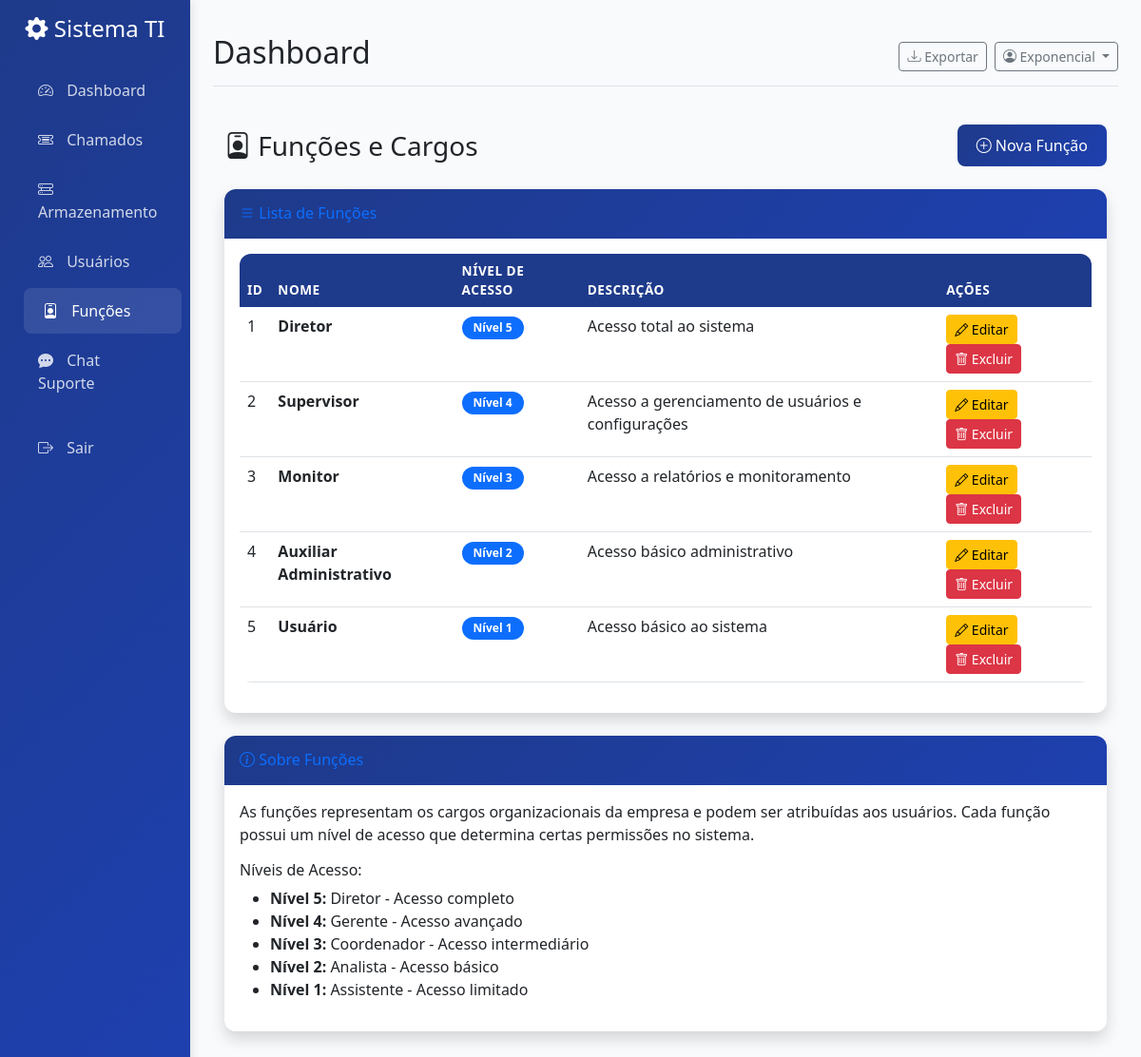
Page /funcoes/ (signed in) on the earlier database version.
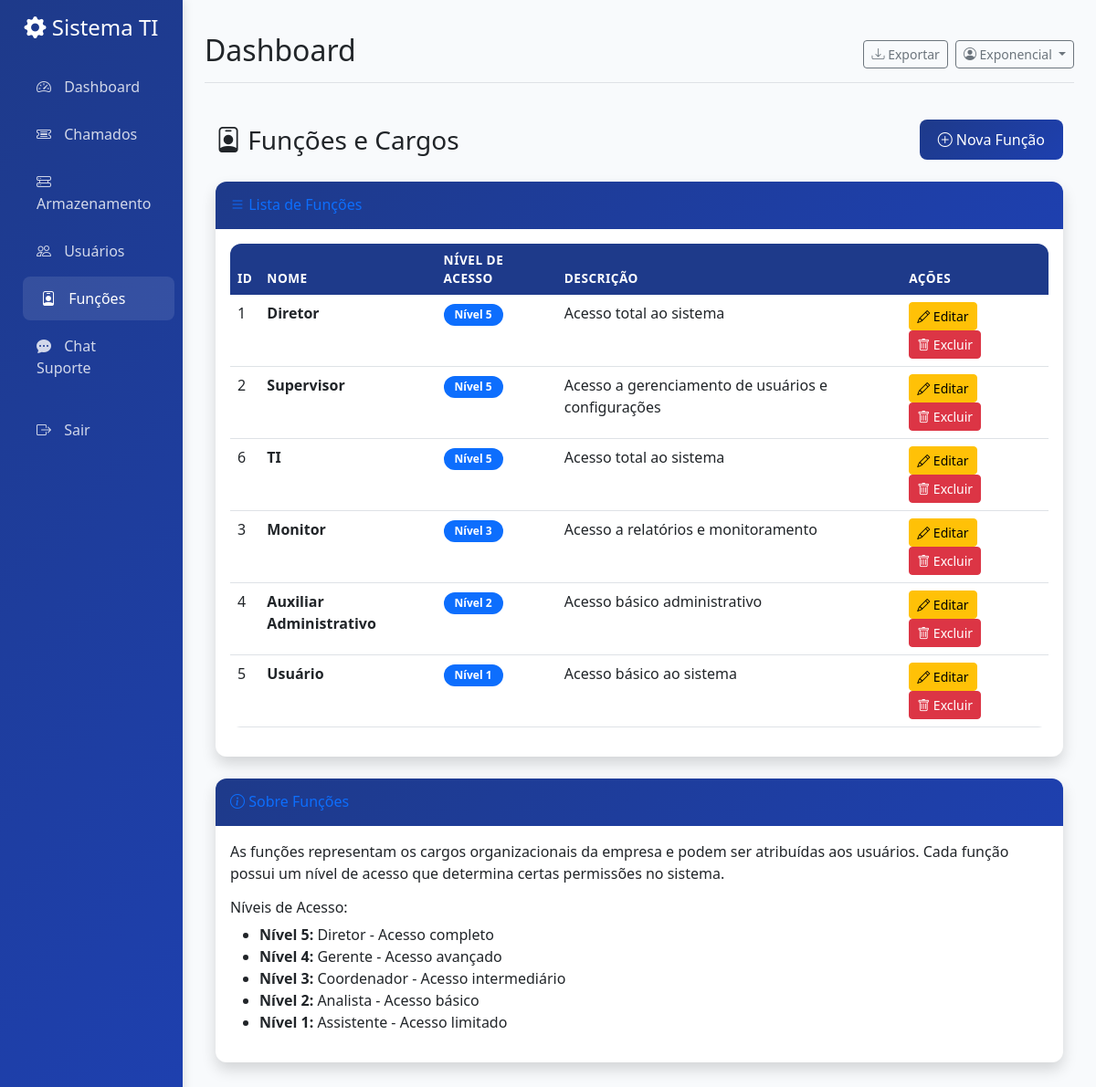
Same page on the later database version.
### tables this page shows
CREATE TABLE funcoes (
                id INTEGER PRIMARY KEY AUTOINCREMENT,
                nome TEXT NOT NULL UNIQUE,
                nivel_acesso INTEGER NOT NULL DEFAULT 1,
                descricao TEXT,
                created_at TIMESTAMP NOT NULL DEFAULT CURRENT_TIMESTAMP,
                updated_at TIMESTAMP NOT NULL DEFAULT CURRENT_TIMESTAMP
            );

### routes/funcao_routes.py (the view)
@funcao_bp.route('/')
@login_required
@admin_required
def listar_funcoes():
    conn = get_db_connection()
    funcoes_rows = conn.execute('SELECT * FROM funcoes ORDER BY nivel_acesso DESC').fetchall()
    conn.close()
    funcoes = [Funcao.from_db_row(row) for row in funcoes_rows]
    return render_template('funcoes.html', funcoes=funcoes)

### app.py (called while the page is built)
def get_user_role():
    if 'user_id' not in session:
        return None
    return session.get('role')

def is_admin():
    return get_user_role() == 'admin'

def can_access_chamados():
    role = get_user_role()
    return role in ['admin', 'diretor', 'supervisor', 'tech', 'administrativo', 'user']

def can_access_storage():
    role = get_user_role()
    return role in ['admin', 'diretor', 'supervisor', 'tech']

def can_access_funcoes():
    return get_user_role() == 'admin'

def can_access_chat():
    role = get_user_role()
    return role in ['admin', 'diretor', 'supervisor', 'tech', 'administrativo']

### models/funcao.py (called while the page is built)
    @classmethod
    def from_db_row(cls, row):
        if not row:
            return None
        return cls(
            id=row['id'],
            nome=row['nome'],
            nivel_acesso=row['nivel_acesso'],
            descricao=row['descricao'],
            created_at=row['created_at'],
            updated_at=row['updated_at']
        )

### routes/funcao_routes.py (called while the page is built)
def get_db_connection():
    conn = sqlite3.connect('chamados_ti.db')
    conn.row_factory = sqlite3.Row
    return conn

### templates/funcoes.html (shortened to what the changed rows need)
{% extends 'base.html' %}
{% block content %}
<div class="container-fluid py-4">
    <div class="d-flex justify-content-between align-items-center mb-4">
        <h1 class="h3 mb-0 text-gray-800">
            <i class="bi bi-person-badge"></i> Funções e Cargos
        </h1>
    </div>
    <div class="row">
        <div class="col-12">
            <div class="card shadow">
                <div class="card-body">
                    {% if funcoes %}
                    <div class="table-responsive">
                        <table class="table table-hover">
                            <thead class="table-light">
                                <tr>
                                    <th>ID</th>
                                    <th>Nome</th>
                                    <th>Nível de Acesso</th>
                                    <th>Descrição</th>
                                    <th>Ações</th>
                                </tr>
                            </thead>
                            <tbody>
                                {% for funcao in funcoes %}
                                <tr>
                                    <td>{{ funcao.id }}</td>
                                    <td>
                                        <strong>{{ funcao.nome }}</strong>
                                    </td>
                                    <td>
                                        <span class="badge bg-primary">Nível {{ funcao.nivel_acesso }}</span>
                                    </td>
                                    <td>{{ funcao.descricao or '-' }}</td>
                                    <td>
                                        {% if session.role == 'admin' %}
                                        <a href="{{ url_for('funcao.editar_funcao', id=funcao.id) }}" class="btn btn-sm btn-warning">
                                            <i class="bi bi-pencil"></i> Editar
                                        </a>
                                        <button type="button" class="btn btn-sm btn-danger"
                                                data-bs-toggle="modal"
                                                data-bs-target="#deleteModal{{ funcao.id }}">
                                            <i class="bi bi-trash"></i> Excluir
                                        </button>
                                        {% else %}
                                        <span class="text-muted">-</span>
                                        {% endif %}
                                    </td>
                                </tr>
                                {% endfor %}
                            </tbody>
                        </table>
                    </div>
                    {% endif %}
                </div>
            </div>
        </div>
    </div>
</div>
{% endblock %}

Differences in the rows shown:
changed funcoes "Supervisor": nivel_acesso "4" → "5"
added funcoes: id "6", nome "TI", nivel_acesso "5", descricao "Acesso total ao sistema"
